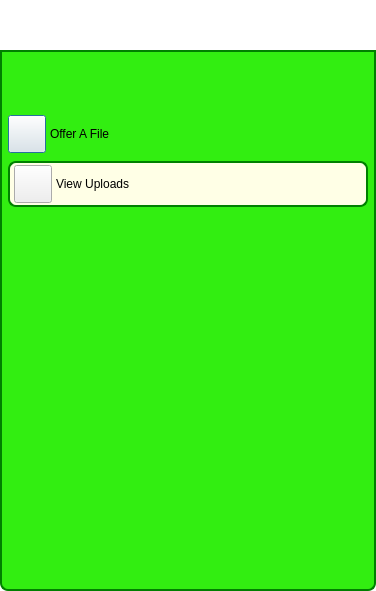
<?xml version="1.0" encoding="UTF-8"?>
<ui version="4.0">
 <class>ToFriendOfferFileDialog</class>
 <widget class="QDialog" name="ToFriendOfferFileDialog">
  <property name="geometry">
   <rect>
    <x>0</x>
    <y>0</y>
    <width>376</width>
    <height>591</height>
   </rect>
  </property>
  <property name="sizePolicy">
   <sizepolicy hsizetype="Preferred" vsizetype="Expanding">
    <horstretch>0</horstretch>
    <verstretch>0</verstretch>
   </sizepolicy>
  </property>
  <property name="windowTitle">
   <string>Offer Session</string>
  </property>
  <property name="styleSheet">
   <string notr="true">QDialog#ToFriendOfferFileDialog
{   
color: transparent;
background-color: transparent;
border: 1px solid transparent;
border-radius: 8px; 
}

#StyledDlgTitleBox
{   
color: black;
background-color: rgb(50,238,17);
border: 2px solid green;
border-top-left-radius: 8px; 
border-top-right-radius: 8px;
}

#StyledDlgTitleLabel
{   
color: black;
}

#StyledDlgItemsBox
{   
background-color: rgb(50,238,17);
border: 2px solid green;
border-top-color: green; 
border-bottom-left-radius: 8px; 
border-bottom-right-radius: 8px;
}
QPushButton#CancelButton
{
color: white;
font: bold 14px;
border-width: 10;
border-image: url(:/MyP2PWeb/Resources/button_green_normal.png) 10;
padding: -10;
}
QPushButton#CancelButton:pressed
{
border-width: 10;
border-image: url(:/MyP2PWeb/Resources/button_green_pressed.png) 10;
padding: -10;
}
QPushButton#SendFileButton
{
color: white;
font: bold 14px;
border-width: 10;
border-image: url(:/MyP2PWeb/Resources/button_green_normal.png) 10;
padding: -10;
}
QPushButton#SendFileButton:pressed
{
border-width: 10;
border-image: url(:/MyP2PWeb/Resources/button_green_pressed.png) 10;
padding: -10;
}
QLabel#PermissionLabel
{
font: bold 14px;
}
</string>
  </property>
  <layout class="QVBoxLayout" name="verticalLayout">
   <property name="spacing">
    <number>0</number>
   </property>
   <property name="margin">
    <number>0</number>
   </property>
   <item>
    <widget class="TitleBarWidget" name="m_TitleBarWidget" native="true">
     <property name="sizePolicy">
      <sizepolicy hsizetype="Preferred" vsizetype="Fixed">
       <horstretch>0</horstretch>
       <verstretch>0</verstretch>
      </sizepolicy>
     </property>
     <property name="minimumSize">
      <size>
       <width>0</width>
       <height>50</height>
      </size>
     </property>
     <property name="maximumSize">
      <size>
       <width>16777215</width>
       <height>50</height>
      </size>
     </property>
    </widget>
   </item>
   <item>
    <widget class="QGroupBox" name="StyledDlgItemsBox">
     <property name="sizePolicy">
      <sizepolicy hsizetype="Preferred" vsizetype="Preferred">
       <horstretch>0</horstretch>
       <verstretch>0</verstretch>
      </sizepolicy>
     </property>
     <property name="minimumSize">
      <size>
       <width>0</width>
       <height>0</height>
      </size>
     </property>
     <property name="title">
      <string/>
     </property>
     <layout class="QVBoxLayout" name="verticalLayout_2">
      <property name="spacing">
       <number>4</number>
      </property>
      <property name="margin">
       <number>5</number>
      </property>
      <item>
       <widget class="IdentWidget" name="m_FriendIdentWidget" native="true">
        <property name="sizePolicy">
         <sizepolicy hsizetype="Preferred" vsizetype="Fixed">
          <horstretch>0</horstretch>
          <verstretch>0</verstretch>
         </sizepolicy>
        </property>
        <property name="minimumSize">
         <size>
          <width>0</width>
          <height>50</height>
         </size>
        </property>
        <property name="maximumSize">
         <size>
          <width>16777215</width>
          <height>50</height>
         </size>
        </property>
       </widget>
      </item>
      <item>
       <layout class="QHBoxLayout" name="horizontalLayout">
        <item>
         <widget class="VxPushButton" name="m_PermissionButton">
          <property name="minimumSize">
           <size>
            <width>38</width>
            <height>38</height>
           </size>
          </property>
          <property name="maximumSize">
           <size>
            <width>38</width>
            <height>38</height>
           </size>
          </property>
          <property name="text">
           <string/>
          </property>
          <property name="iconSize">
           <size>
            <width>48</width>
            <height>48</height>
           </size>
          </property>
         </widget>
        </item>
        <item>
         <widget class="QLabel" name="m_PermissionLabel">
          <property name="text">
           <string>Offer A File</string>
          </property>
         </widget>
        </item>
       </layout>
      </item>
      <item>
       <widget class="FileXferWidget" name="widget" native="true"/>
      </item>
      <item>
       <widget class="QFrame" name="m_BrowseForFileFrame">
        <property name="sizePolicy">
         <sizepolicy hsizetype="Preferred" vsizetype="Fixed">
          <horstretch>0</horstretch>
          <verstretch>0</verstretch>
         </sizepolicy>
        </property>
        <property name="minimumSize">
         <size>
          <width>0</width>
          <height>46</height>
         </size>
        </property>
        <property name="maximumSize">
         <size>
          <width>16777215</width>
          <height>46</height>
         </size>
        </property>
        <property name="styleSheet">
         <string notr="true">#m_BrowseForFileFrame
{   
color: black;
background-color: rgb(255,255,230);
border: 2px solid green;
border-radius: 8px; 
}</string>
        </property>
        <layout class="QHBoxLayout" name="horizontalLayout_4">
         <property name="spacing">
          <number>4</number>
         </property>
         <property name="leftMargin">
          <number>4</number>
         </property>
         <property name="topMargin">
          <number>2</number>
         </property>
         <property name="rightMargin">
          <number>4</number>
         </property>
         <property name="bottomMargin">
          <number>2</number>
         </property>
         <item>
          <widget class="VxPushButton" name="m_ViewUploadsButton">
           <property name="minimumSize">
            <size>
             <width>38</width>
             <height>38</height>
            </size>
           </property>
           <property name="maximumSize">
            <size>
             <width>38</width>
             <height>38</height>
            </size>
           </property>
           <property name="text">
            <string/>
           </property>
           <property name="iconSize">
            <size>
             <width>38</width>
             <height>38</height>
            </size>
           </property>
          </widget>
         </item>
         <item>
          <widget class="QLabel" name="m_ViewUploadsLabel">
           <property name="text">
            <string>View Uploads</string>
           </property>
          </widget>
         </item>
        </layout>
       </widget>
      </item>
      <item>
       <spacer name="verticalSpacer">
        <property name="orientation">
         <enum>Qt::Vertical</enum>
        </property>
        <property name="sizeHint" stdset="0">
         <size>
          <width>20</width>
          <height>40</height>
         </size>
        </property>
       </spacer>
      </item>
     </layout>
    </widget>
   </item>
  </layout>
 </widget>
 <customwidgets>
  <customwidget>
   <class>TitleBarWidget</class>
   <extends>QWidget</extends>
   <header>TitleBarWidget.h</header>
   <container>1</container>
  </customwidget>
  <customwidget>
   <class>IdentWidget</class>
   <extends>QWidget</extends>
   <header location="global">IdentWidget.h</header>
   <container>1</container>
  </customwidget>
  <customwidget>
   <class>VxPushButton</class>
   <extends>QPushButton</extends>
   <header>VxPushButton.h</header>
  </customwidget>
  <customwidget>
   <class>FileXferWidget</class>
   <extends>QWidget</extends>
   <header>FileXferWidget.h</header>
   <container>1</container>
  </customwidget>
 </customwidgets>
 <resources/>
 <connections/>
</ui>
